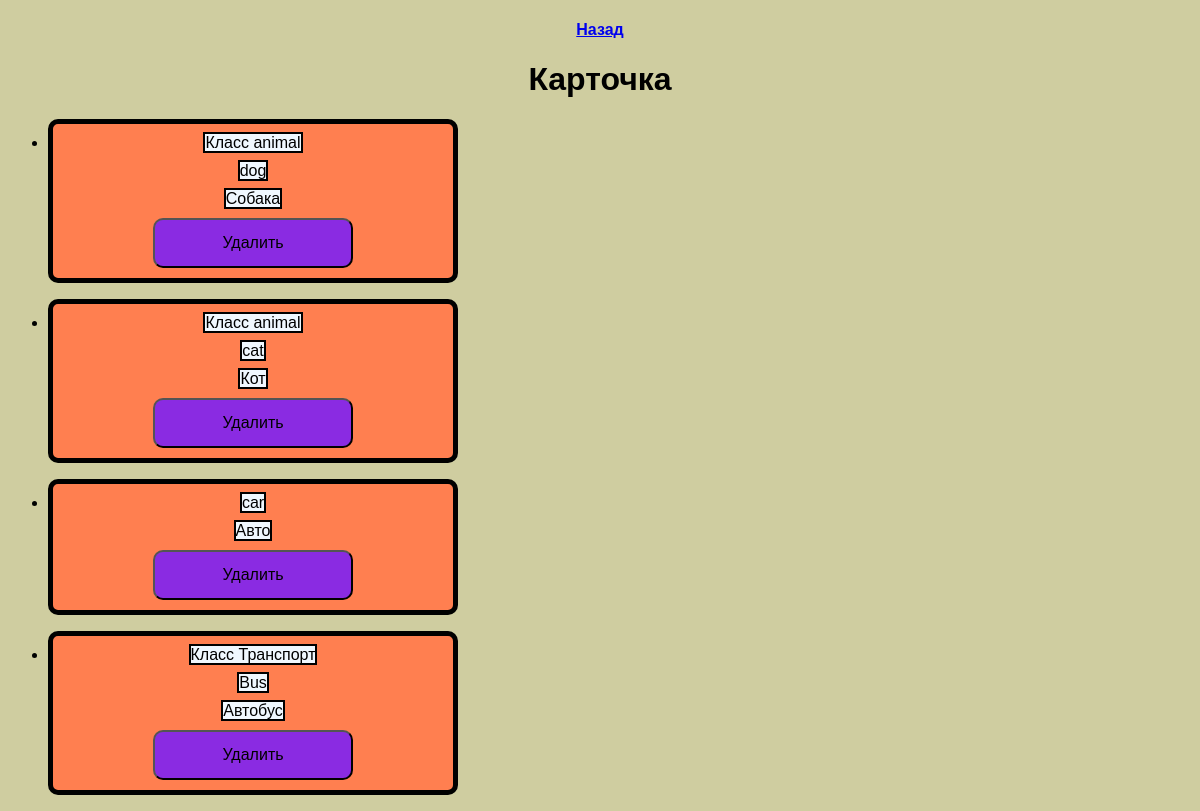
The page /flashcard/ (signed in) on the database as committed earlier.
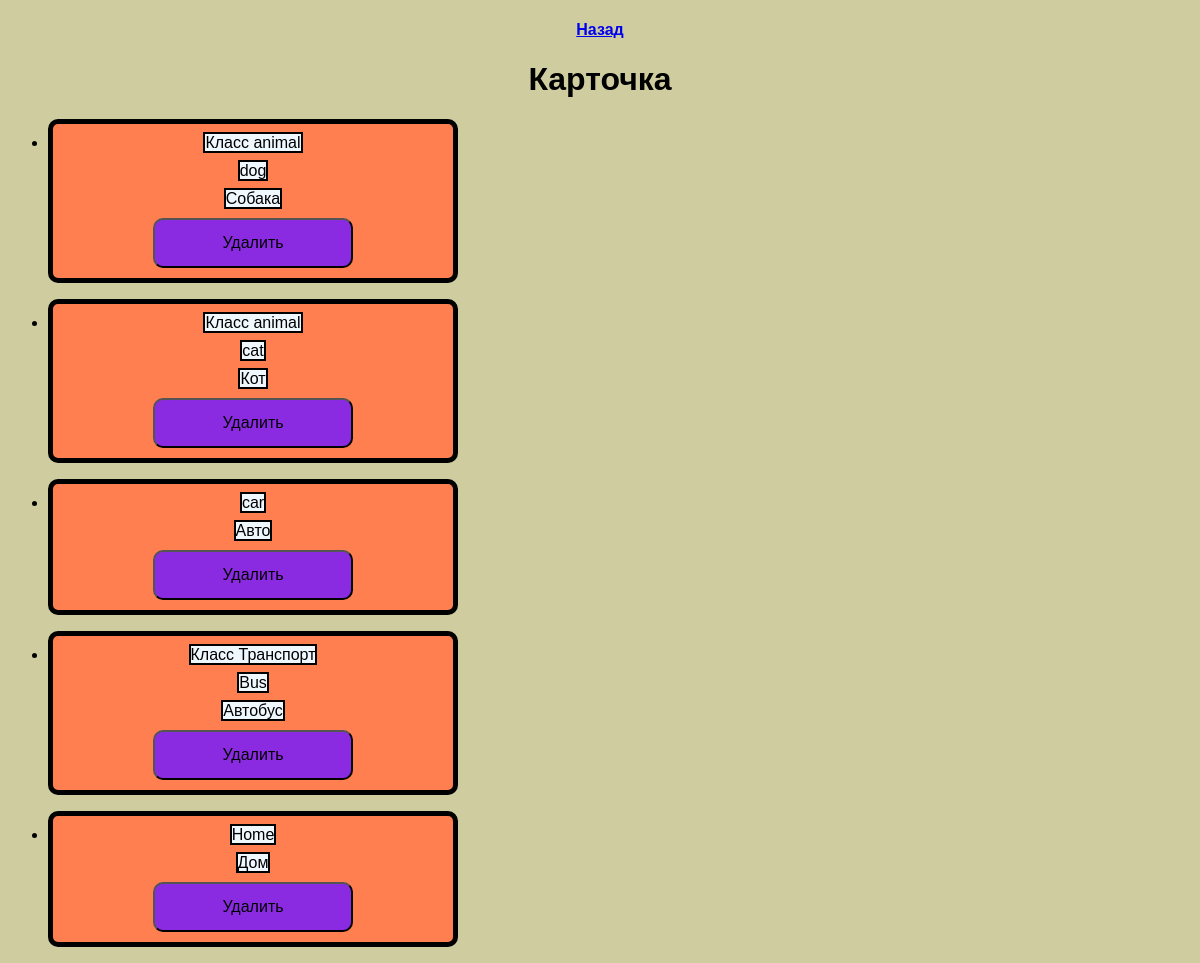
The same page on the database as committed later.
### flashcards/models.py (models this page shows, shortened)
class Flashcards(models.Model):
    user = models.ForeignKey(User, on_delete=models.CASCADE)
    subject = models.CharField(max_length=50, blank=True, null=True)
    term = models.CharField(max_length=100)
    meaning = models.CharField(max_length=250)
    term_photo = models.ImageField(upload_to='photos', blank=True, null=True)
    meaning_photo = models.ImageField(upload_to='photos', blank=True, null=True)

### flashcards/views.py (the view)
# urls.py: path('flashcard/', views.flashcard, name='flashcard'),
def flashcard(request):
    flashcards = Flashcards.objects.filter(user=request.user)
    return render(request, 'flashcards/flashcard.html', {'flashcards': flashcards})

### flashcards/templates/flashcards/flashcard.html (shortened to what this page needs)
<!DOCTYPE html>
{% load static %}
<html lang="en">
<head>
    <link rel="stylesheet" href="{% static 'css/style.css' %}">
</head>
<body>
    <h4><a href="{% url 'home'%}">Назад</a></h4>
<h1>Карточка</h1>
{% for flashcard in flashcards%}
    <div class="blockFlashcards"><ul>
        <li><div class="blockFlashcard">
            {%if flashcard.subject%}
            <div><span class="subject"> Класс {{ flashcard.subject }}</span></div>
            {%endif%}
            <div><span class="term">{{ flashcard.term }}</span></div>
            <div><span class="meaning">{{ flashcard.meaning }}</span></div>
            <div>
                <form method="post" action="{% url 'delete_flashcard' flashcard.id %}">
                    <button>Удалить</button>
                </form></div>
    </div></li>
    </ul>
{%endfor%}
</body>
</html>

Rows that differ between the two databases and show on the page:
added Flashcards: term "Home", meaning "Дом"
